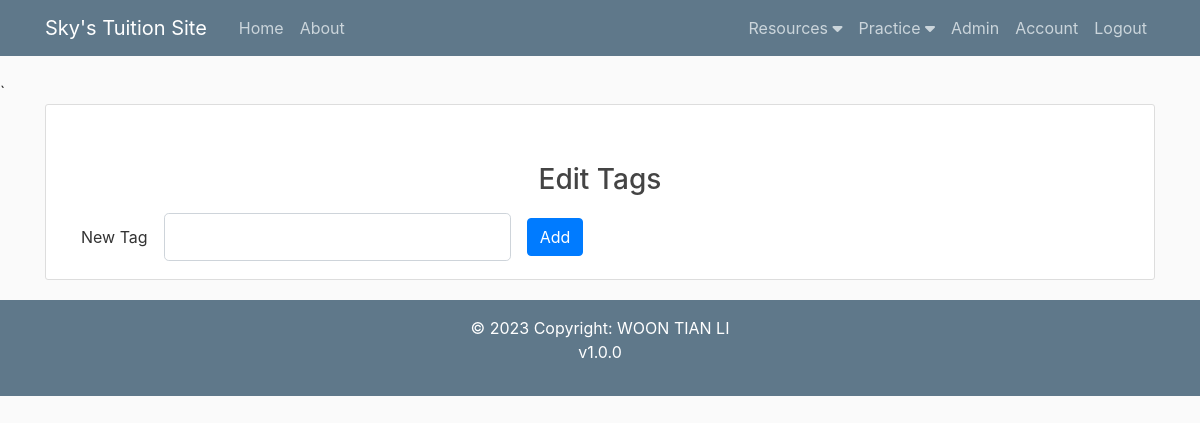
The app's page /edit_tags (signed in), older data.
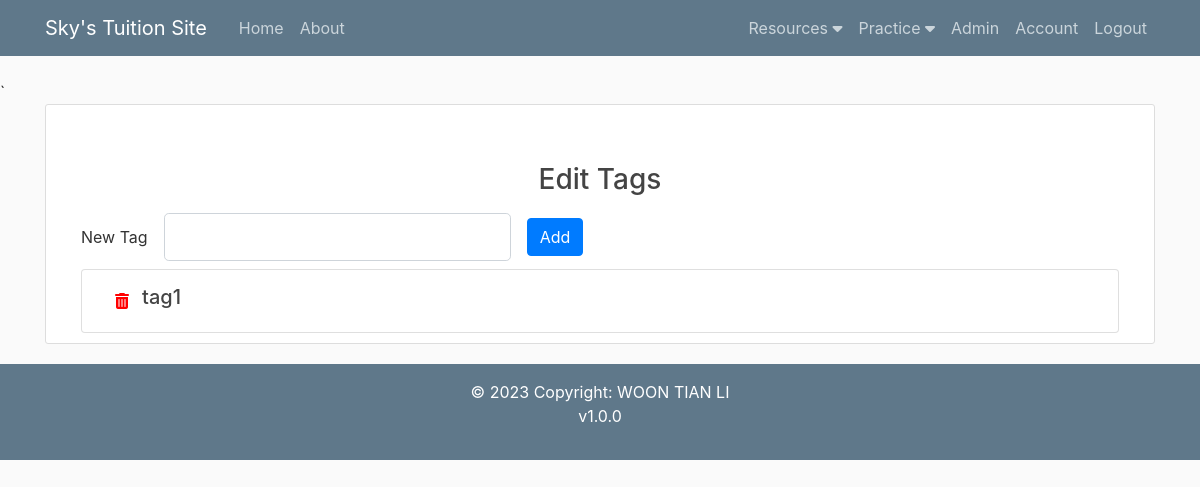
The same page, newer data.
### flaskblog/models.py (models this page shows, shortened)
class TagsList(db.Model):
    id = db.Column(db.Integer, primary_key = True)
    tag = db.Column(db.Text, nullable=False)

### flaskblog/homeworks/routes.py (the view)
@homeworks.route("/edit_tags", methods=['GET', 'POST'])
@login_required
def edit_tags():
    tags_temp = TagsList.query.all()
    form = TagForm()
    form.tags.choices = ([i.tag for i in tags_temp])
    if request.method == "POST":
        tag = TagsList(tag=form.new_tag.data)
        db.session.add(tag)
        db.session.commit()
        flash('Your tag has been added!', 'success')
        return redirect(url_for('homeworks.edit_tags'))
    if request.method == "GET":
        return render_template('questionbank_tags.html', legend='Edit Tags', tags = tags_temp, form=form)

### flaskblog/homeworks/forms.py
class TagForm(FlaskForm):
    new_tag = StringField('New Tag')
    tags = SelectField('Tags', coerce=str, validators=[DataRequired()])
    submit = SubmitField('Add Tag')

### flaskblog/models.py (called while the page is built)
@login_manager.user_loader
def load_user(user_id):
    return User.query.get(int(user_id))

### flaskblog/templates/questionbank_tags.html
{% extends "layout.html" %}
{% block content %}
    <div class="content-section">
        <h3 class="mt-5 mb-3 text-center">Edit Tags</h3>
        <div class="container-fluid text-center">
            <form method="POST" action=""novalidate>
                <div class="form-inline">
                    <div class="form-group mb-2">
                        {{ form.new_tag.label(class="form-control-label") }}
                    </div>
                    <div class="form-group mx-sm-3 mb-2">
                        {{ form.new_tag(class="form-control form-control-lg") }}
                    </div>
                    <button type="submit" class="btn btn-primary mb-2" name="tag" value="add_tag">Add</button>
                </div>
            </form>
            {% if tags %}
                <ul class="list-group">
                    {% for tag in tags %}
                        <li class="list-group-item">
                            <div class="d-flex align-items-center">
                                <a type="button" class="btn btn-link" style="color:red" href="{{ url_for('homeworks.delete_tag',tag_id=tag.id) }}"><i class="fa-solid fa-trash-can"></i></a>
                                <h5 class="">{{tag.tag}}</h5>
                            </div>
                        </li>
                    {% endfor %}
                </ul>
            {% endif %}
        </div>
    </div>
{% endblock content %}

Row changes from the older to the newer data that the page shows:
added TagsList: tag "tag1"
